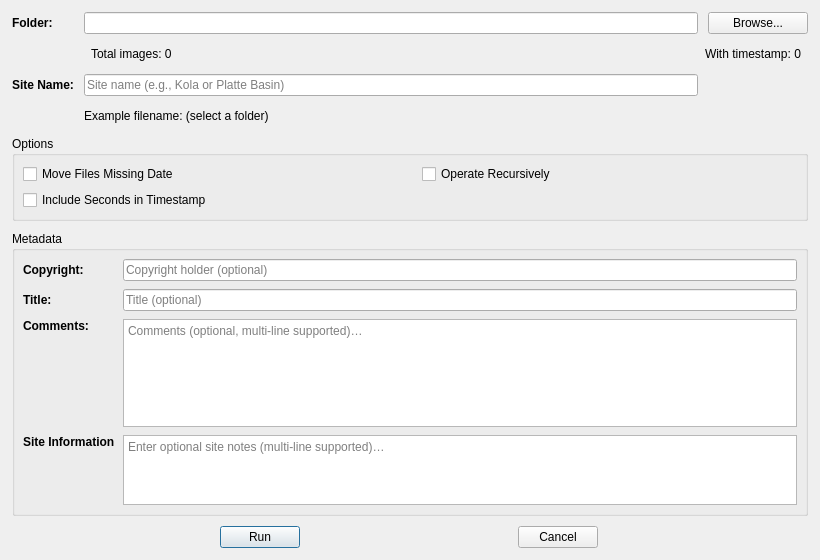
<?xml version="1.0" encoding="UTF-8"?>
<ui version="4.0">
 <class>ImageOrganizerDialog</class>
 <widget class="QDialog" name="ImageOrganizerDialog">
  <property name="geometry">
   <rect><x>0</x><y>0</y><width>820</width><height>560</height></rect>
  </property>
  <property name="windowTitle">
   <string>Image Organizer</string>
  </property>
  <layout class="QGridLayout" name="gridLayout">
   <property name="leftMargin"><number>12</number></property>
   <property name="topMargin"><number>12</number></property>
   <property name="rightMargin"><number>12</number></property>
   <property name="bottomMargin"><number>12</number></property>
   <property name="horizontalSpacing"><number>10</number></property>
   <property name="verticalSpacing"><number>10</number></property>

   <!-- Row 0: Folder -->
   <item row="0" column="0">
    <widget class="QLabel" name="label_folder">
     <property name="text"><string>&lt;b&gt;Folder:&lt;/b&gt;</string></property>
    </widget>
   </item>
   <item row="0" column="1">
    <widget class="QLineEdit" name="src_edit">
     <property name="sizePolicy">
      <sizepolicy hsizetype="Expanding" vsizetype="Fixed">
       <horstretch>1</horstretch><verstretch>0</verstretch>
      </sizepolicy>
     </property>
    </widget>
   </item>
   <item row="0" column="2">
    <widget class="QPushButton" name="src_btn">
     <property name="text"><string>Browse...</string></property>
     <property name="autoDefault"><bool>false</bool></property>
     <property name="sizePolicy">
      <sizepolicy hsizetype="Fixed" vsizetype="Fixed">
       <horstretch>0</horstretch><verstretch>0</verstretch>
      </sizepolicy>
     </property>
     <property name="minimumSize">
      <size><width>100</width><height>0</height></size>
     </property>
     <property name="maximumSize">
      <size><width>100</width><height>16777215</height></size>
     </property>
    </widget>
   </item>

   <!-- Row 1: Counts (centered) -->
   <item row="1" column="0">
    <spacer name="indent_counts">
     <property name="orientation"><enum>Qt::Horizontal</enum></property>
     <property name="sizeHint"><size><width>12</width><height>20</height></size></property>
    </spacer>
   </item>
   <item row="1" column="1" colspan="2">
    <layout class="QHBoxLayout" name="countsRow">
     <item>
      <spacer name="counts_left">
       <property name="orientation"><enum>Qt::Horizontal</enum></property>
      </spacer>
     </item>
     <item>
      <widget class="QLabel" name="total_count_lbl">
       <property name="text"><string>Total images: 0</string></property>
      </widget>
     </item>
     <item>
      <spacer name="counts_mid">
       <property name="orientation"><enum>Qt::Horizontal</enum></property>
       <property name="sizeHint"><size><width>20</width><height>20</height></size></property>
      </spacer>
     </item>
     <item>
      <widget class="QLabel" name="ts_count_lbl">
       <property name="text"><string>With timestamp: 0</string></property>
      </widget>
     </item>
     <item>
      <spacer name="counts_right">
       <property name="orientation"><enum>Qt::Horizontal</enum></property>
      </spacer>
     </item>
    </layout>
   </item>

   <!-- Row 2: Site Name (same visible width as Folder field) -->
   <item row="2" column="0">
    <widget class="QLabel" name="label_site">
     <property name="text"><string>&lt;b&gt;Site Name:&lt;/b&gt;</string></property>
    </widget>
   </item>
   <item row="2" column="1">
    <widget class="QLineEdit" name="site_edit">
     <property name="placeholderText"><string>Site name (e.g., Kola or Platte Basin)</string></property>
     <property name="sizePolicy">
      <sizepolicy hsizetype="Expanding" vsizetype="Fixed">
       <horstretch>1</horstretch><verstretch>0</verstretch>
      </sizepolicy>
     </property>
    </widget>
   </item>
   <item row="2" column="2">
    <!-- spacer to visually match Browse button width -->
    <spacer name="site_btn_space">
     <property name="orientation"><enum>Qt::Horizontal</enum></property>
     <property name="sizeHint"><size><width>100</width><height>20</height></size></property>
    </spacer>
   </item>

   <!-- Row 3: Example filename -->
   <item row="3" column="0">
    <spacer name="indent_example">
     <property name="orientation"><enum>Qt::Horizontal</enum></property>
     <property name="sizeHint"><size><width>12</width><height>20</height></size></property>
    </spacer>
   </item>
   <item row="3" column="1" colspan="2">
    <widget class="QLabel" name="example_lbl">
     <property name="text"><string>Example filename: (select a folder)</string></property>
    </widget>
   </item>

   <!-- Row 4: Options -->
   <item row="4" column="0" colspan="3">
    <widget class="QGroupBox" name="group_options">
     <property name="title"><string>Options</string></property>
     <layout class="QGridLayout" name="optionsLayout">
      <property name="leftMargin"><number>8</number></property>
      <property name="topMargin"><number>8</number></property>
      <property name="rightMargin"><number>8</number></property>
      <property name="bottomMargin"><number>8</number></property>
      <property name="horizontalSpacing"><number>24</number></property>
      <property name="verticalSpacing"><number>6</number></property>

      <item row="0" column="0">
       <widget class="QCheckBox" name="move_missing_chk">
        <property name="text"><string>Move Files Missing Date</string></property>
       </widget>
      </item>
      <item row="0" column="1">
       <widget class="QCheckBox" name="recurse_chk">
        <property name="text"><string>Operate Recursively</string></property>
       </widget>
      </item>

      <!-- Row 1: Include Seconds + red warning in a single HBox -->
      <item row="1" column="0" colspan="2">
       <layout class="QHBoxLayout" name="secondsRow">
        <property name="spacing"><number>10</number></property>
        <item>
         <widget class="QCheckBox" name="sec_chk">
          <property name="text"><string>Include Seconds in Timestamp</string></property>
         </widget>
        </item>
        <item>
         <widget class="QLabel" name="sec_warn_lbl">
          <property name="text"><string/></property>
          <!-- Color is applied in code via theme.bind (light/dark), so it is not
               hard-coded here to avoid two sources of truth. -->
          <property name="wordWrap"><bool>true</bool></property>
          <property name="visible"><bool>false</bool></property>
          <property name="sizePolicy">
           <sizepolicy hsizetype="Expanding" vsizetype="Preferred">
            <horstretch>1</horstretch><verstretch>0</verstretch>
           </sizepolicy>
          </property>
         </widget>
        </item>
       </layout>
      </item>

     </layout>
    </widget>
   </item>

   <!-- Row 5: Metadata -->
   <item row="5" column="0" colspan="3">
    <widget class="QGroupBox" name="group_metadata">
     <property name="title"><string>Metadata</string></property>
     <layout class="QGridLayout" name="metaLayout">
      <property name="leftMargin"><number>8</number></property>
      <property name="topMargin"><number>8</number></property>
      <property name="rightMargin"><number>8</number></property>
      <property name="bottomMargin"><number>8</number></property>
      <property name="horizontalSpacing"><number>8</number></property>
      <property name="verticalSpacing"><number>8</number></property>

      <item row="0" column="0">
       <widget class="QLabel" name="label_copyright">
        <property name="text"><string>&lt;b&gt;Copyright:&lt;/b&gt;</string></property>
       </widget>
      </item>
      <item row="0" column="1" colspan="2">
       <widget class="QLineEdit" name="copyright_edit">
        <property name="placeholderText"><string>Copyright holder (optional)</string></property>
        <property name="sizePolicy">
         <sizepolicy hsizetype="Expanding" vsizetype="Fixed">
          <horstretch>1</horstretch><verstretch>0</verstretch>
         </sizepolicy>
        </property>
       </widget>
      </item>

      <item row="1" column="0">
       <widget class="QLabel" name="label_title">
        <property name="text"><string>&lt;b&gt;Title:&lt;/b&gt;</string></property>
       </widget>
      </item>
      <item row="1" column="1" colspan="2">
       <widget class="QLineEdit" name="title_edit">
        <property name="placeholderText"><string>Title (optional)</string></property>
        <property name="sizePolicy">
         <sizepolicy hsizetype="Expanding" vsizetype="Fixed">
          <horstretch>1</horstretch><verstretch>0</verstretch>
         </sizepolicy>
        </property>
       </widget>
      </item>

      <item row="2" column="0" alignment="Qt::AlignTop">
       <widget class="QLabel" name="label_comments">
        <property name="text"><string>&lt;b&gt;Comments:&lt;/b&gt;</string></property>
       </widget>
      </item>
      <item row="2" column="1" colspan="2">
       <widget class="QTextEdit" name="comments_edit">
        <property name="acceptRichText"><bool>false</bool></property>
        <property name="tabChangesFocus"><bool>true</bool></property>
        <property name="lineWrapMode"><enum>QTextEdit::WidgetWidth</enum></property>
        <property name="wordWrapMode"><enum>QTextOption::WordWrap</enum></property>
        <property name="horizontalScrollBarPolicy"><enum>Qt::ScrollBarAlwaysOff</enum></property>
        <property name="verticalScrollBarPolicy"><enum>Qt::ScrollBarAsNeeded</enum></property>
        <property name="sizePolicy">
         <sizepolicy hsizetype="Expanding" vsizetype="Preferred">
          <horstretch>1</horstretch><verstretch>0</verstretch>
         </sizepolicy>
        </property>
        <property name="placeholderText">
         <string>Comments (optional, multi-line supported)…</string>
        </property>
       </widget>
      </item>

      <item row="3" column="0" alignment="Qt::AlignTop">
       <widget class="QLabel" name="label_siteinfo">
        <property name="text"><string>&lt;b&gt;Site Information&lt;/b&gt;</string></property>
       </widget>
      </item>
      <item row="3" column="1" colspan="2">
       <widget class="QTextEdit" name="site_info_edit">
        <property name="acceptRichText"><bool>false</bool></property>
        <property name="tabChangesFocus"><bool>true</bool></property>

        <!-- wrap text at widget width, no horizontal scroll, vertical as needed -->
        <property name="lineWrapMode"><enum>QTextEdit::WidgetWidth</enum></property>
        <property name="wordWrapMode"><enum>QTextOption::WordWrap</enum></property>
        <property name="horizontalScrollBarPolicy"><enum>Qt::ScrollBarAlwaysOff</enum></property>
        <property name="verticalScrollBarPolicy"><enum>Qt::ScrollBarAsNeeded</enum></property>

        <property name="sizePolicy">
         <sizepolicy hsizetype="Expanding" vsizetype="Preferred">
          <horstretch>1</horstretch><verstretch>1</verstretch>
         </sizepolicy>
        </property>
        <property name="placeholderText">
         <string>Enter optional site notes (multi-line supported)…</string>
        </property>
       </widget>
      </item>
     </layout>
    </widget>
   </item>

   <!-- Row 6: Buttons (side-by-side, centered, normal size) -->
   <item row="6" column="0" colspan="3">
    <layout class="QHBoxLayout" name="buttonsRow">
     <property name="alignment"><set>Qt::AlignHCenter</set></property>
     <property name="spacing"><number>10</number></property>

     <item>
      <widget class="QPushButton" name="run_btn">
       <property name="text"><string>Run</string></property>
       <property name="sizePolicy">
        <sizepolicy hsizetype="Fixed" vsizetype="Fixed">
         <horstretch>0</horstretch><verstretch>0</verstretch>
        </sizepolicy>
       </property>
      </widget>
     </item>
     <item>
      <widget class="QPushButton" name="cancel_btn">
       <property name="text"><string>Cancel</string></property>
       <property name="sizePolicy">
        <sizepolicy hsizetype="Fixed" vsizetype="Fixed">
         <horstretch>0</horstretch><verstretch>0</verstretch>
        </sizepolicy>
       </property>
      </widget>
     </item>
    </layout>
   </item>

  </layout>
 </widget>
 <resources/>
 <connections/>
</ui>
